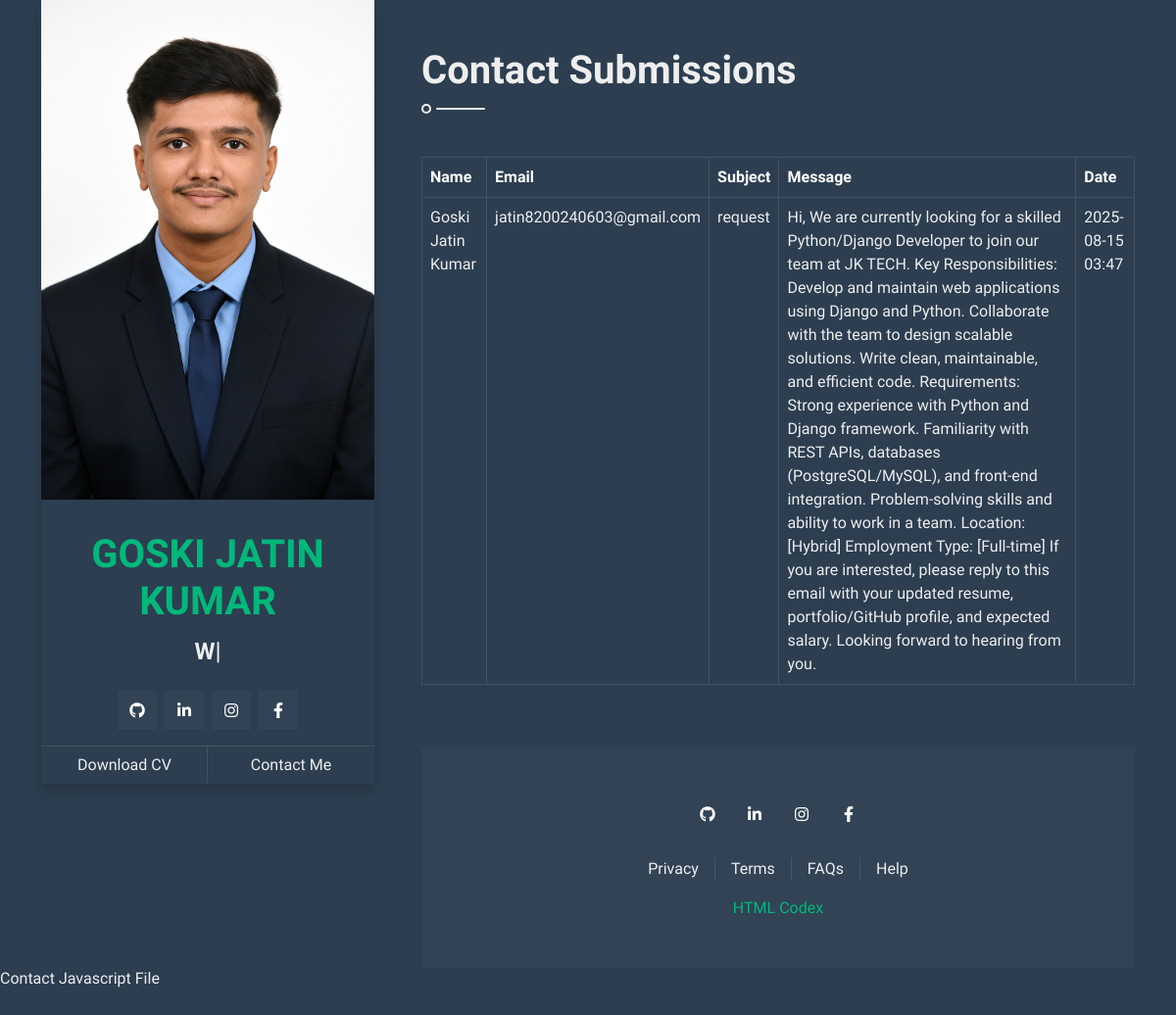
Screenshot of /messages/ with the database file from the repository.
### Portfolio_app/models.py (models this page shows, shortened)
class ContactSubmission(models.Model):
    name = models.CharField(max_length=100)
    email = models.EmailField()
    subject = models.CharField(max_length=200)
    message = models.TextField()
    created_at = models.DateTimeField(auto_now_add=True)
    is_read = models.BooleanField(default=False)
    class Meta:
        ordering = ['-created_at']
        verbose_name = 'Contact Submission'
        verbose_name_plural = 'Contact Submissions'

### Portfolio_app/views.py (the view)
# urls.py: path('messages/', views.contact_list, name='contact_list'),
def contact_list(request):
    contacts = ContactSubmission.objects.all()
    return render(request, "register.html", {"contacts": contacts})

### Portfolio_app/templates/register.html (shortened to what this page needs)
<!DOCTYPE html>
<html lang="en">
    <head>
        <met#aeb3b8et="utf-8">
        <link href="https://cdnjs.cloudflare.com/ajax/libs/font-awesome/5.10.0/css/all.min.css" rel="stylesheet">
        <link href="https://cdn.jsdelivr.net/npm/bootstrap-icons@1.4.1/font/bootstrap-icons.css" rel="stylesheet">
        <link href="../static/lib/owlcarousel/assets/owl.carousel.min.css" rel="stylesheet">
        <link href="../static/lib/lightbox/css/lightbox.min.css" rel="stylesheet">
        <link href="../static/lib/animate/animate.min.css" rel="stylesheet">
        <link href="../static/css/bootstrap.min.css" rel="stylesheet">
        <link href="../static/css/style.css" rel="stylesheet">
    </head>
    <body>
        <div class="container">
            <div class="row g-5">
                <div class="col-lg-4 sticky-lg-top vh-100">
                    <div class="d-flex flex-column h-100 text-center overflow-auto shadow">
                        <img class="w-100 img-fluid mb-4" src="../static\img\ChatGPT Image Aug 14, 2025, 01_00_52 PM.png" alt="Image">
                        <h1 class="text-primary mt-2">GOSKI JATIN KUMAR</h1>
                        <div class="mb-4" style="height: 22px;">
                            <h4 class="typed-text-output d-inline-block text-light"></h4>
                        </div>
                        <div class="d-flex justify-content-center mt-auto mb-3">
                            <a class="btn btn-secondary btn-square mx-1" href="https://github.com/JATINKUMAR2005"><i class="fab fa-github"></i></a>
                            <a class="btn btn-secondary btn-square mx-1" href="https://www.linkedin.com/in/jatin-kumar-213609305/"><i class="fab fa-linkedin-in"></i></a>
                            <a class="btn btn-secondary btn-square mx-1" href="https://www.instagram.com/mechanical_heart_07/?hl=en"><i class="fab fa-instagram"></i></a>
                            <a class="btn btn-secondary btn-square mx-1" href="https://www.facebook.com/profile.php?id=100030461242600"><i class="fab fa-facebook-f"></i></a>
                        </div>
                        <div class="d-flex align-items-end justify-content-between border-top">
                            <a href="\static\DOCX\Goski Jatin Kumar RESUME.pdf" class="btn w-50 border-end">Download CV</a>
                            <a href="#contact" class="btn w-50 btn-scroll">Contact Me</a>
                        </div>
                    </div>
                </div>
                <div class="col-lg-8">
                    <section class="py-5">
                        <h1 class="title pb-3 mb-5">Contact Submissions</h1>
                        <div class="table-responsive">
                            <table class="table table-bordered table-s triped">
                                <thead class="table-dark">
                                    <tr>
                                        <th>Name</th>
                                        <th>Email</th>
                                        <th>Subject</th>
                                        <th>Message</th>
                                        <th>Date</th>
                                    </tr>
                                </thead>
                                <tbody>
                                    {% for contact in contacts %}
                                    <tr>
                                        <td>{{ contact.name }}</td>
                                        <td>{{ contact.email }}</td>
                                        <td>{{ contact.subject }}</td>
                                        <td>{{ contact.message }}</td>
                                        <td>{{ contact.created_at|date:"Y-m-d H:i" }}</td>
                                    </tr>
                                    {% empty %}
                                    <tr>
                                        <td colspan="5" class="text-center">No messages yet</td>
                                    </tr>
                                    {% endfor %}
                                </tbody>
                            </table>
                        </div>
                    </section>
                        <section class="wow fadeIn" data-wow-delay="0.1s">
                            <div class="bg-secondary text-light text-center p-5">
                                <div class="d-flex justify-content-center mb-4">
                                    <a class="btn btn-secondary btn-square mx-1" href="https://github.com/JATINKUMAR2005"><i class="fab fa-github"></i></a>
                                    <a class="btn btn-secondary btn-square mx-1" href="https://www.linkedin.com/in/jatin-kumar-213609305/"><i class="fab fa-linkedin-in"></i></a>
                                    <a class="btn btn-secondary btn-square mx-1" href="https://www.instagram.com/mechanical_heart_07/?hl=en"><i class="fab fa-instagram"></i></a>
                                    <a class="btn btn-secondary btn-square mx-1" href="https://www.facebook.com/profile.php?id=100030461242600"><i class="fab fa-facebook-f"></i></a>
                                </div>
                                <div class="d-flex justify-content-center mb-3">
                                    <a class="text-light px-3 border-end" href="#">Privacy</a>
                                    <a class="text-light px-3 border-end" href="#">Terms</a>
                                    <a class="text-light px-3 border-end" href="#">FAQs</a>
                                    <a class="text-light px-3" href="#">Help</a>
                                </div>
                                <p class="m-0"><a href="#">HTML Codex</a></p>
                            </div>
                        </section>
                </div>
            </div>
        </div>
         Contact Javascript File
    </body>
</html>

### Portfolio_app/static/css/style.css (style rules this page uses)
:root { --primary: #00B87B; --secondary: #314355; --light: #F2F2F2; --dark: #2C3E50; }
.btn-square { width: 40px; height: 40px; }
.btn-square, .btn-sm-square, .btn-lg-square { padding: 0; display: flex; align-items: center; justify-content: center; }
.title { position: relative; }
.title::before { position: absolute; content: ""; width: 10px; height: 10px; bottom: -4px; left: 0; border: 2px solid var(--light); border-radius: 10px; }
.title::after { position: absolute; content: ""; width: 50px; height: 2px; bottom: 0; left: 15px; border-radius: 2px; background: var(--light); }

### rows the page displays
ContactSubmission: name "Goski Jatin Kumar", email "jatin8200240603@gmail.com", subject "request", message "Hi, We are currently looking for a skilled Python/Django Developer to join our team at JK TECH. Key Responsibilities: Develop and maintain web applications using Django and Python. Collaborate with the team to design scalable solutions. Write clean, maintainable, and efficient code. Requirements: Strong experience with Python and Django framework. Familiarity with REST APIs, databases (PostgreSQL/MySQL), and front-end integration. Problem-solving skills and ability to work in a team. Location: [Hybrid] Employment Type: [Full-time] If you are interested, please reply to this email with your updated resume, portfolio/GitHub profile, and expected salary. Looking forward to hearing from you.", created_at "2025-08-15 03:47"
